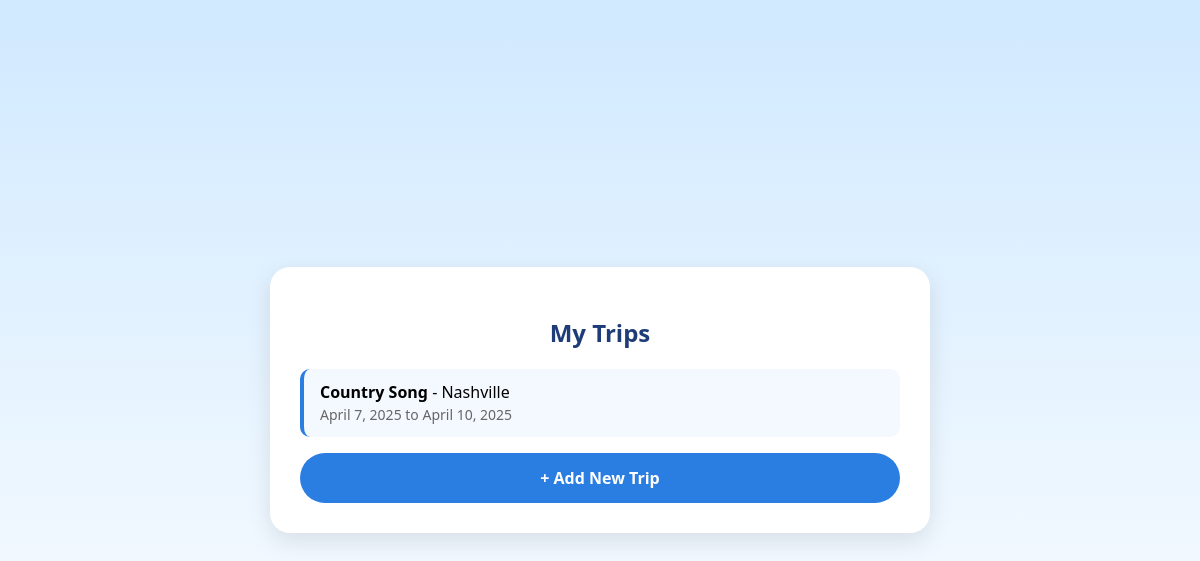
The page /trips/list/ (signed in) on the database as committed earlier.
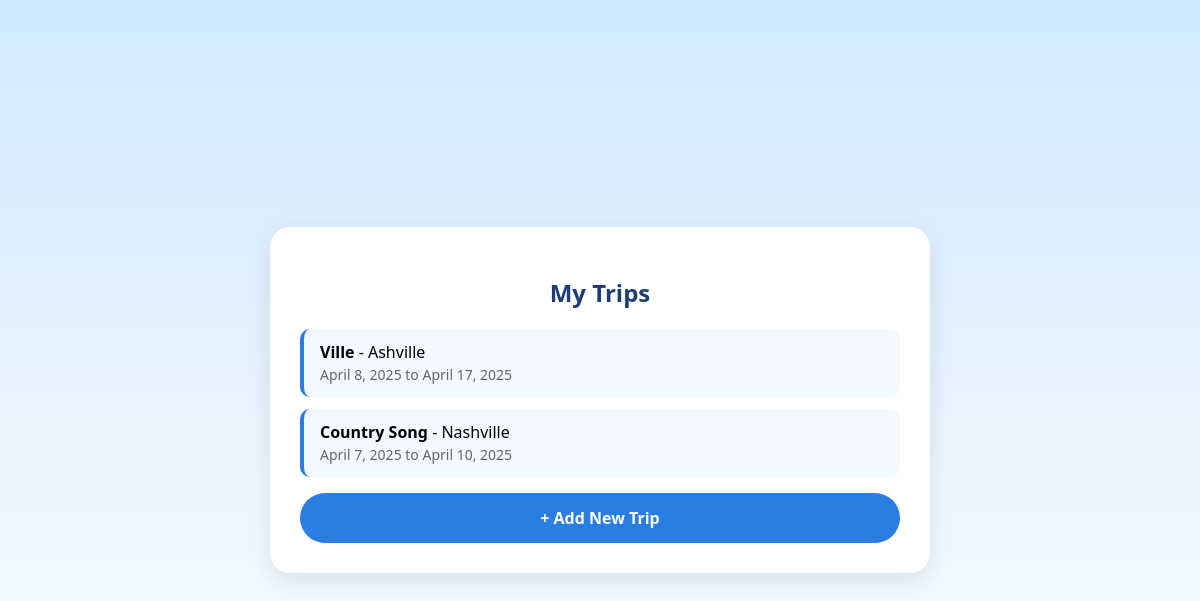
The same page on the database as committed later.
### trips/models.py (models this page shows, shortened)
class Trip(models.Model):
    user = models.ForeignKey(settings.AUTH_USER_MODEL, on_delete=models.CASCADE)
    name = models.CharField(max_length=100)
    destination = models.CharField(max_length=100)
    start_date = models.DateField()
    end_date = models.DateField()
    created_at = models.DateTimeField(auto_now_add=True)

### trips/views.py (the view)
# urls.py: path('list/', views.trip_list, name='trip_list'),
@login_required
def trip_list(request):
    trips = Trip.objects.filter(user=request.user).order_by('-start_date')
    return render(request, 'trips/trip_list.html', {'trips': trips})

### trips/templates/trips/trip_list.html (shortened to what this page needs)
{% load static %}
<!DOCTYPE html>
<html lang="en">
<head>
</head>
<body>
<div class="container">
  <h2>My Trips</h2>
  {% if trips %}
    <ul>
      {% for trip in trips %}
        <li>
          <span class="trip-name">{{ trip.name }}</span> - {{ trip.destination }}<br>
          <span class="trip-date">{{ trip.start_date }} to {{ trip.end_date }}</span>
        </li>
      {% endfor %}
    </ul>
  {% else %}
    <div class="no-trips">No trips yet. <a href="{% url 'create_trip' %}">Create one!</a></div>
  {% endif %}
  <a href="{% url 'create_trip' %}" class="add-trip">+ Add New Trip</a>
</div>
</body>
</html>

Rows that differ between the two databases and show on the page:
added Trip: name "Ville", destination "Ashville", start_date "April 8, 2025", end_date "April 17, 2025"
